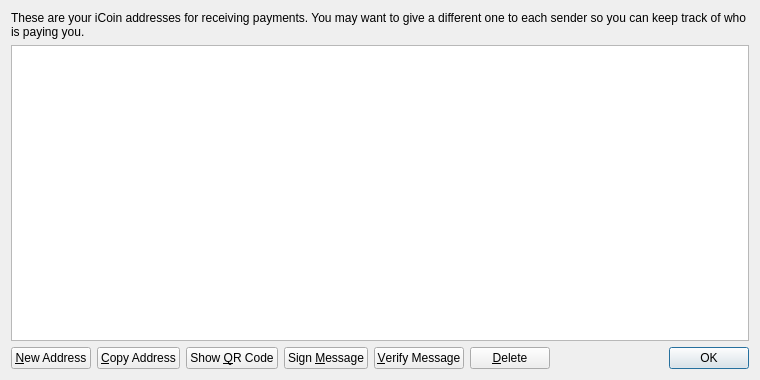
<?xml version="1.0" encoding="UTF-8"?>
<ui version="4.0">
 <class>AddressBookPage</class>
 <widget class="QWidget" name="AddressBookPage">
  <property name="geometry">
   <rect>
    <x>0</x>
    <y>0</y>
    <width>760</width>
    <height>380</height>
   </rect>
  </property>
  <property name="windowTitle">
   <string>Address Book</string>
  </property>
  <layout class="QVBoxLayout" name="verticalLayout">
   <item>
    <widget class="QLabel" name="labelExplanation">
     <property name="text">
      <string>These are your iCoin addresses for receiving payments. You may want to give a different one to each sender so you can keep track of who is paying you.</string>
     </property>
     <property name="textFormat">
      <enum>Qt::PlainText</enum>
     </property>
     <property name="wordWrap">
      <bool>true</bool>
     </property>
    </widget>
   </item>
   <item>
    <widget class="QTableView" name="tableView">
     <property name="contextMenuPolicy">
      <enum>Qt::CustomContextMenu</enum>
     </property>
     <property name="toolTip">
      <string>Double-click to edit address or label</string>
     </property>
     <property name="tabKeyNavigation">
      <bool>false</bool>
     </property>
     <property name="alternatingRowColors">
      <bool>true</bool>
     </property>
     <property name="selectionMode">
      <enum>QAbstractItemView::SingleSelection</enum>
     </property>
     <property name="selectionBehavior">
      <enum>QAbstractItemView::SelectRows</enum>
     </property>
     <property name="sortingEnabled">
      <bool>true</bool>
     </property>
     <attribute name="verticalHeaderVisible">
      <bool>false</bool>
     </attribute>
    </widget>
   </item>
   <item>
    <layout class="QHBoxLayout" name="horizontalLayout">
     <item>
      <widget class="QPushButton" name="newAddressButton">
       <property name="toolTip">
        <string>Create a new address</string>
       </property>
       <property name="text">
        <string>&amp;New Address</string>
       </property>
       <property name="icon">
        <iconset resource="../bitcoin.qrc">
         <normaloff>:/icons/add</normaloff>:/icons/add</iconset>
       </property>
      </widget>
     </item>
     <item>
      <widget class="QPushButton" name="copyToClipboard">
       <property name="toolTip">
        <string>Copy the currently selected address to the system clipboard</string>
       </property>
       <property name="text">
        <string>&amp;Copy Address</string>
       </property>
       <property name="icon">
        <iconset resource="../bitcoin.qrc">
         <normaloff>:/icons/editcopy</normaloff>:/icons/editcopy</iconset>
       </property>
      </widget>
     </item>
     <item>
      <widget class="QPushButton" name="showQRCode">
       <property name="text">
        <string>Show &amp;QR Code</string>
       </property>
       <property name="icon">
        <iconset resource="../bitcoin.qrc">
         <normaloff>:/icons/qrcode</normaloff>:/icons/qrcode</iconset>
       </property>
      </widget>
     </item>
     <item>
      <widget class="QPushButton" name="signMessage">
       <property name="toolTip">
        <string>Sign a message to prove you own a iCoin address</string>
       </property>
       <property name="text">
        <string>Sign &amp;Message</string>
       </property>
       <property name="icon">
        <iconset resource="../bitcoin.qrc">
         <normaloff>:/icons/edit</normaloff>:/icons/edit</iconset>
       </property>
      </widget>
     </item>
     <item>
      <widget class="QPushButton" name="verifyMessage">
       <property name="toolTip">
        <string>Verify a message to ensure it was signed with a specified iCoin address</string>
       </property>
       <property name="text">
        <string>&amp;Verify Message</string>
       </property>
       <property name="icon">
        <iconset resource="../bitcoin.qrc">
         <normaloff>:/icons/transaction_0</normaloff>:/icons/transaction_0</iconset>
       </property>
      </widget>
     </item>
     <item>
      <widget class="QPushButton" name="deleteButton">
       <property name="toolTip">
        <string>Delete the currently selected address from the list</string>
       </property>
       <property name="text">
        <string>&amp;Delete</string>
       </property>
       <property name="icon">
        <iconset resource="../bitcoin.qrc">
         <normaloff>:/icons/remove</normaloff>:/icons/remove</iconset>
       </property>
      </widget>
     </item>
     <item>
      <spacer name="horizontalSpacer">
       <property name="orientation">
        <enum>Qt::Horizontal</enum>
       </property>
       <property name="sizeHint" stdset="0">
        <size>
         <width>40</width>
         <height>20</height>
        </size>
       </property>
      </spacer>
     </item>
     <item>
      <widget class="QDialogButtonBox" name="buttonBox">
       <property name="sizePolicy">
        <sizepolicy hsizetype="Maximum" vsizetype="Fixed">
         <horstretch>0</horstretch>
         <verstretch>0</verstretch>
        </sizepolicy>
       </property>
       <property name="standardButtons">
        <set>QDialogButtonBox::Ok</set>
       </property>
      </widget>
     </item>
    </layout>
   </item>
  </layout>
 </widget>
 <resources>
  <include location="../bitcoin.qrc"/>
 </resources>
 <connections/>
</ui>
